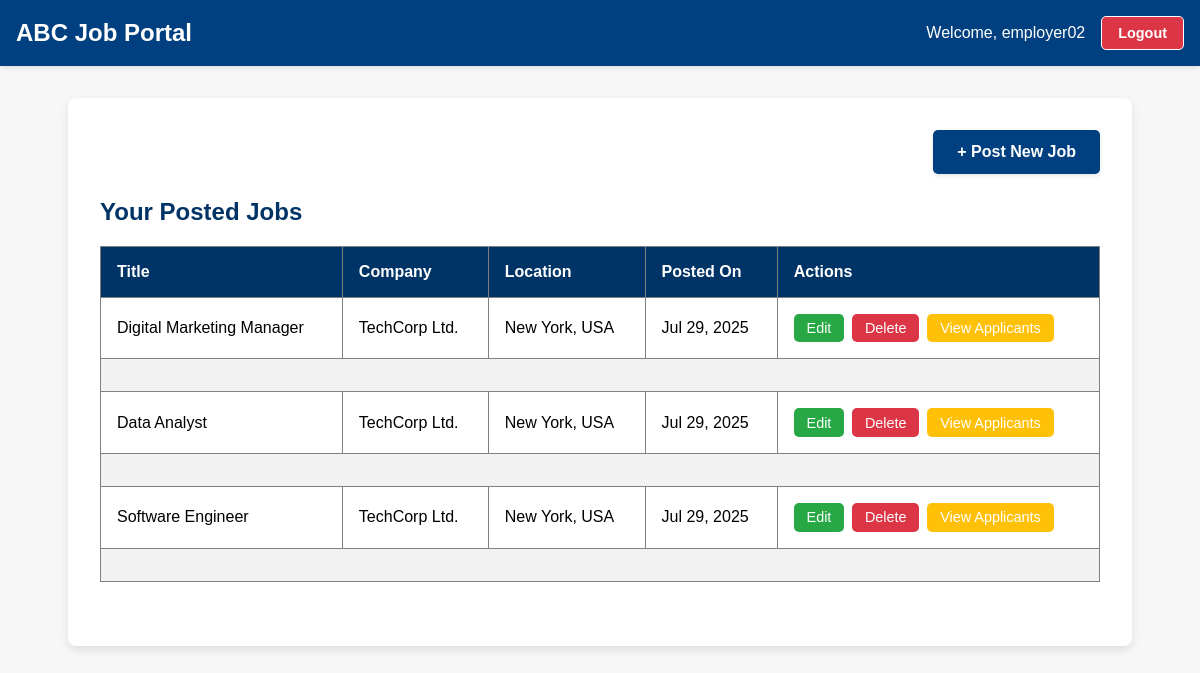
The page /users/dashboard/employer/ (signed in) on the database its author committed.
### users/models.py (models this page shows)
class CustomUser(AbstractUser):
    ROLE_CHOICES = (
        ('employer', 'Employer'),
        ('applicant', 'Applicant'),
    )
    role = models.CharField(max_length=10, choices=ROLE_CHOICES)

### jobs/models.py (models this page shows, shortened)
class Job(models.Model):
    title = models.CharField(max_length=255)
    company_name = models.CharField(max_length=255)
    location = models.CharField(max_length=255)
    description = models.TextField()
    posted_by = models.ForeignKey(settings.AUTH_USER_MODEL, on_delete=models.CASCADE)
    created_at = models.DateTimeField(auto_now_add=True)

### users/views.py (the view)
# urls.py: path('dashboard/employer/', employer_dashboard, name='employer_dashboard'),
@login_required
def employer_dashboard(request):
    if request.user.role != 'employer':  # Ensure only employers can access this view
        return redirect('dashboard')
    jobs = Job.objects.filter(posted_by=request.user).order_by('-created_at')  # Jobs sorted by most recent
    return render(request, 'users/employer_dashboard.html', {
        'jobs': jobs,  # Pass the jobs and their applications
    })

### users/templates/users/employer_dashboard.html (shortened to what this page needs)
{% extends 'base.html' %}
{% block content %}
<div style="text-align: right; margin-bottom: 1.5rem;">
    <a href="{% url 'post_job' %}" style="background-color: #004080; color: white; text-decoration: none; padding: 0.8rem 1.5rem; border-radius: 5px; font-size: 1rem; font-weight: bold; display: inline-block; box-shadow: 0 2px 5px rgba(0, 0, 0, 0.1); cursor: pointer; transition: background-color 0.3s ease;">
        + Post New Job
    </a>
</div>
<h2>Your Posted Jobs</h2>
<table border="1" style="width: 100%; text-align: left; border-collapse: collapse; margin-bottom: 2rem;">
    <thead>
        <tr>
            <th>Title</th>
            <th>Company</th>
            <th>Location</th>
            <th>Posted On</th>
            <th>Actions</th>
        </tr>
    </thead>
    <tbody>
        {% for job in jobs %}
        <tr>
            <td>{{ job.title }}</td>
            <td>{{ job.company_name }}</td>
            <td>{{ job.location }}</td>
            <td>{{ job.created_at|date:"M d, Y" }}</td>
            <td>
                <div style="display: flex; gap: 0.5rem;">
                    <a href="{% url 'edit_job' job.id %}" style="background-color: #28a745; color: white; text-decoration: none; padding: 0.4rem 0.8rem; border-radius: 5px; font-size: 0.9rem; display: inline-block; text-align: center; cursor: pointer;">Edit</a>
                    <a href="{% url 'delete_job' job.id %}" style="background-color: #dc3545; color: white; text-decoration: none; padding: 0.4rem 0.8rem; border-radius: 5px; font-size: 0.9rem; display: inline-block; text-align: center; cursor: pointer;" onclick="return confirm('Are you sure you want to delete this job?');">Delete</a>
                    <button onclick="toggleApplicants('{{ job.id }}')" style="background-color: #ffc107; color: white; border: none; padding: 0.4rem 0.8rem; border-radius: 5px; font-size: 0.9rem; cursor: pointer;">View Applicants</button>
                </div>
            </td>
        </tr>
        <tr>
            <td colspan="5">
            </td>
        </tr>
        {% empty %}
        <tr>
            <td colspan="5">You haven't posted any jobs yet.</td>
        </tr>
        {% endfor %}
    </tbody>
</table>
{% endblock %}

### users/templates/base.html (shortened to what this page needs)
<!DOCTYPE html>
<html lang="en">
<head>
</head>
<body>
    <header style="display: flex; justify-content: space-between; align-items: center; padding: 1rem; background-color: #004080; color: white; box-shadow: 0 2px 5px rgba(0, 0, 0, 0.1);">
        <h1 style="margin: 0; font-size: 1.5rem; color: white;">ABC Job Portal</h1>
        {% if user.is_authenticated %}
        <div style="display: flex; align-items: center; gap: 1rem;">
            <span style="font-size: 1rem;">Welcome, {{ user.username }}</span>
            <a href="{% url 'logout' %}" style="color: white; text-decoration: none; background-color: #dc3545; padding: 0.5rem 1rem; border-radius: 5px; font-size: 0.9rem; font-weight: bold; cursor: pointer; transition: background-color 0.3s ease;">
                Logout
            </a>
        </div>
        {% endif %}
    </header>
    <div class="container">
        {% block content %}{% endblock %}
    </div>
</body>
</html>

### users/templates/base.html (style rules this page uses)
body { font-family: 'Arial', sans-serif; margin: 0; padding: 0; background-color: #f7f7f7; }
header { background-color: #003366; color: white; padding: 1rem; display: flex; justify-content: space-between; align-items: center; }
header a { color: white; text-decoration: none; padding: 0.5rem 1rem; border: 1px solid white; border-radius: 5px; }
.container { max-width: 1000px; margin: 2rem auto; background: white; border-radius: 8px; box-shadow: 0px 4px 10px rgba(0, 0, 0, 0.1); padding: 2rem; }
h1, h2, h3 { color: #003366; }
table { width: 100%; border-collapse: collapse; margin-top: 1rem; }
table th, table td { padding: 1rem; text-align: left; }
table th { background-color: #003366; color: white; }
table tr:nth-child(even) { background-color: #f2f2f2; }
button, input[type='submit'], .btn-primary { background-color: #003366; color: white; border: none; padding: 0.5rem 1rem; border-radius: 5px; cursor: pointer; }

### rows shown on the page
CustomUser: username "employer02"
Job: title "Digital Marketing Manager", company_name "TechCorp Ltd.", location "New York, USA", created_at "Jul 29, 2025"
Job: title "Data Analyst", company_name "TechCorp Ltd.", location "New York, USA", created_at "Jul 29, 2025"
Job: title "Software Engineer", company_name "TechCorp Ltd.", location "New York, USA", created_at "Jul 29, 2025"
